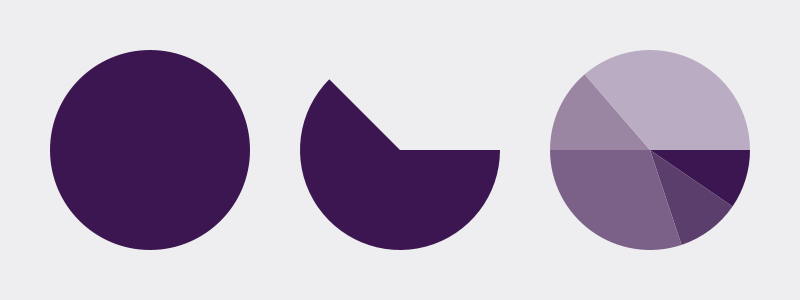
Frame 1 (no input)
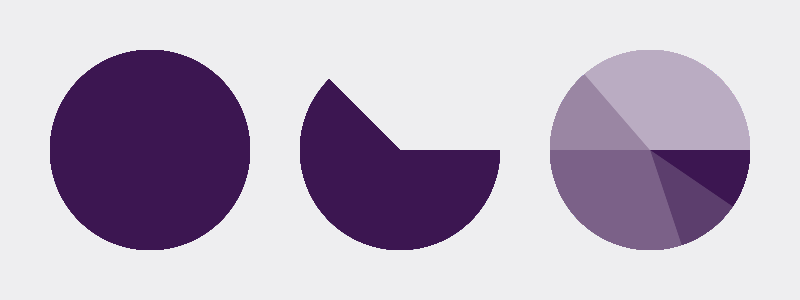
Frame 60 (the mouse pressed at the canvas centre just before this capture)
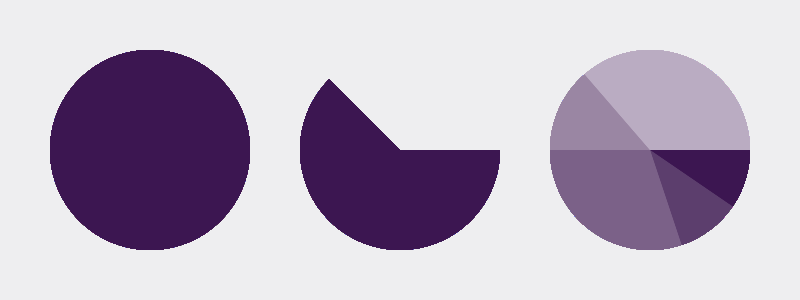
Frame 120 (the mouse held since frame 60 and released just before this capture)

The Processing sketch that drew these frames (run headless with seeded random() and noise(); from frame 60 on, the mouse is pressed at the canvas centre):

// Processing sketch: Oef2
// ── Oef2.pde
void setup() {
	size(800, 300);
	background(#EEEEF0);
}

void draw() {

	noStroke();

	fill(#3C1651);
	ellipse(150, 150, 200, 200);

	fill(#3C1651);
	arc(400, 150, 200, 200, 0, PI+QUARTER_PI);

	fill(#3C1651);
	arc(650, 150, 200, 200, 0, 0.6);
	fill(#5C3E6D);
	arc(650, 150, 200, 200, 0.6, 1.25);
	fill(#7B6188);
	arc(650, 150, 200, 200, 1.25, PI);
	fill(#9A86A3);
	arc(650, 150, 200, 200, PI, 4);
	fill(#BAACC2);
	arc(650, 150, 200, 200, 4, TWO_PI);
}
